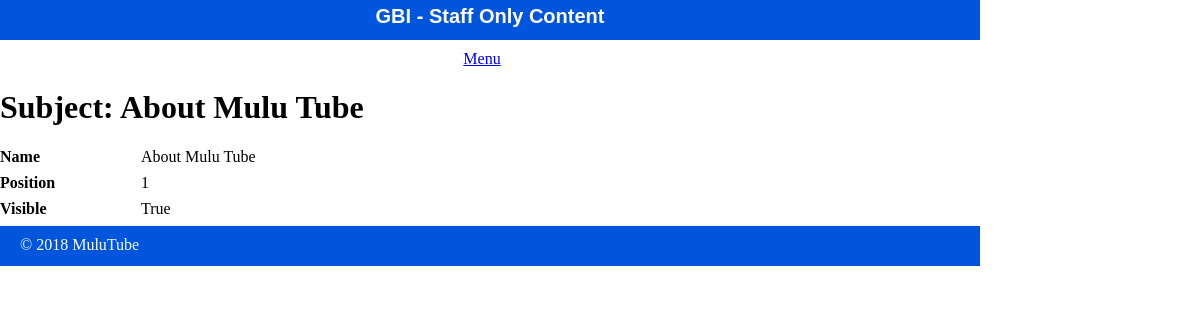
Page /public/staff/subjects/show.php on the committed database.
### tables this page shows
CREATE TABLE `subjects` (
  `id` int(11) NOT NULL AUTO_INCREMENT,
  `menu_name` varchar(255) DEFAULT NULL,
  `position` int(11) DEFAULT NULL,
  `visible` tinyint(1) DEFAULT NULL,
  PRIMARY KEY (`id`),
  KEY `index_position` (`position`)
);

### private/query_functions.php (called while the page is built, shortened)
<?php
function find_subject_by_id($id)
{
	global $db;
	$sql = "SELECT * FROM subjects ";
	$sql .="WHERE id='".$id."'";
	$result_set = mysqli_query($db, $sql);
	$subject = mysqli_fetch_assoc($result_set);
	return $subject;
}

### private/function.php (called while the page is built, shortened)
<?php
function h($value = '')
{
	return htmlspecialchars($value);
}

### public/staff/subjects/show.php (the view, shortened to what this page needs)
<?php
$id = $_GET['id'] ?? '1';
$subject = find_subject_by_id($id);
?>
<?php include SHARED_PATH . '/header.php'; ?>
<div class="subject show">
	<h1>Subject: <?php echo h($subject['menu_name']); ?> </h1>
		<div class="attributes">
			<dl>
				<dt><?php echo "Name"; ?></dt>
				<dd><?php echo h($subject['menu_name']); ?></dd>
			</dl>
			<dl>
				<dt><?php echo "Position"; ?></dt>
				<dd><?php echo h($subject['position']); ?></dd>
			</dl>
			<dl>
				<dt><?php echo "Visible"; ?></dt>
				<dd><?php echo h($subject['visible'] == '1' ? 'True' : 'False'); ?></dd>
			</dl>
		</div>
</div>
<?php include SHARED_PATH . '/footer.php' ?>

### public/css/staff.css (style rules this page uses)
html { height: 100%; width: 100%; margin: 0 auto; }
body { height: 980px; width: 100%; margin: 0 auto; padding: 0; }
dl { clear: both; overflow: hidden; margin: 0.5em 0; }
dt { float: left; font-weight: bold; width: 125px; }
dd { float: left; margin-left: 1em; }

### rows in the picture
subjects: menu_name "About Mulu Tube", position "1", visible "True"

### other values in the picture
$content_title "Staff Only Content"
